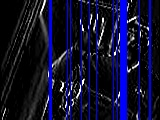

The Python source for this figure:
import cv2
import math
from matplotlib import pyplot as plt
import numpy as np

img = cv2.imread('HaarTrain/train_hands/picture281.jpg')

gray = cv2.cvtColor(img, cv2.COLOR_BGR2GRAY)

kernel = np.array([
  [1, 0, -1],
  [2, 0, -2],
  [1, 0, -1]
])

r = cv2.filter2D(gray, -1, kernel)

h,w = r.shape

annotated = cv2.cvtColor(r, cv2.COLOR_GRAY2RGB)

for column in range(w):
    longest = 0
    current = 0
    for row in range(h):
        if r[row][column] > 100:
            current += 1
        else:
            if current > longest:
                longest = current
                current = 0

    if longest > 8:
        cv2.line(annotated,(column,0),(column,h),(255,0,0),1)

cv2.imwrite('test.jpg', annotated)
